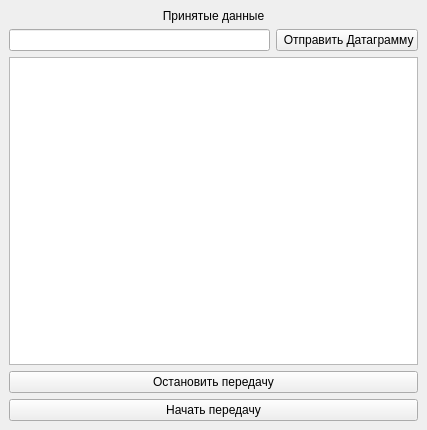
<?xml version="1.0" encoding="UTF-8"?>
<ui version="4.0">
 <class>MainWindow</class>
 <widget class="QMainWindow" name="MainWindow">
  <property name="geometry">
   <rect>
    <x>0</x>
    <y>0</y>
    <width>427</width>
    <height>430</height>
   </rect>
  </property>
  <property name="windowTitle">
   <string>MainWindow</string>
  </property>
  <widget class="QWidget" name="centralwidget">
   <layout class="QVBoxLayout" name="verticalLayout">
    <item>
     <widget class="QLabel" name="lb_receiveData">
      <property name="text">
       <string>Принятые данные</string>
      </property>
      <property name="alignment">
       <set>Qt::AlignmentFlag::AlignCenter</set>
      </property>
     </widget>
    </item>
    <item>
     <layout class="QHBoxLayout" name="horizontalLayout">
      <item>
       <widget class="QLineEdit" name="writeDatagram"/>
      </item>
      <item>
       <widget class="QPushButton" name="pushDatagram">
        <property name="text">
         <string> Отправить Датаграмму</string>
        </property>
       </widget>
      </item>
     </layout>
    </item>
    <item>
     <widget class="QTextEdit" name="te_result"/>
    </item>
    <item>
     <widget class="QPushButton" name="pb_stop">
      <property name="text">
       <string>Остановить передачу</string>
      </property>
     </widget>
    </item>
    <item>
     <widget class="QPushButton" name="pb_start">
      <property name="text">
       <string>Начать передачу</string>
      </property>
     </widget>
    </item>
   </layout>
  </widget>
 </widget>
 <resources/>
 <connections/>
</ui>
